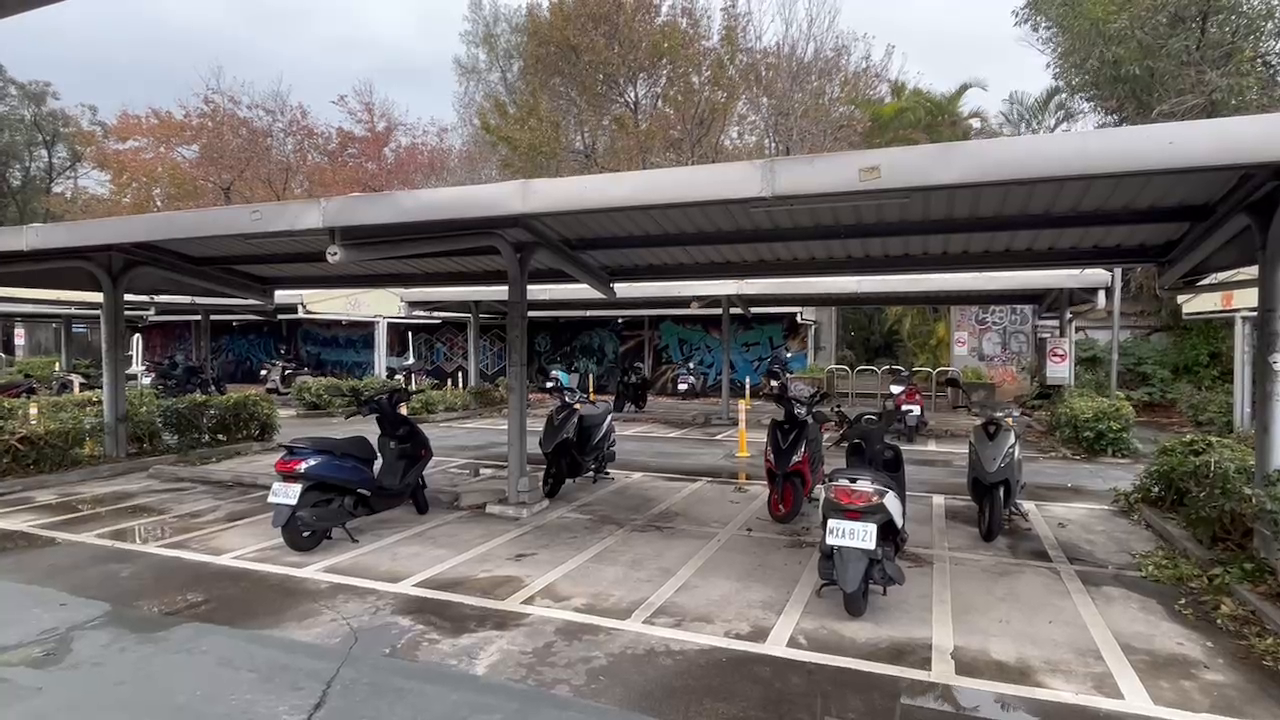
#> input picture frame 14 of 727509327.063853.mp4, 1280 x 720 px
$ python light.py
#> lines starting #> are read from the running program, lines starting #| are printed output that depends on the picture; after the words box and inside, x2 and y2 are one past the last pixel; in counts of white or black regions, pixels touching at a corner belong together
import cv2
import numpy as np

# 讀取影片
cap = cv2.VideoCapture("C:/Users/user/Desktop/parking/727509327.063853.mp4")

# 創建Lucas-Kanade光流法的參數
lk_params = dict(winSize=(15, 15),
                 maxLevel=2,
                 criteria=(cv2.TERM_CRITERIA_EPS | cv2.TERM_CRITERIA_COUNT, 10, 0.03))

# 讀取第一幀
ret, old_frame = cap.read()
#> old_frame is the input picture: shape (720, 1280, 3); mean B, G, R 110.4, 112.7, 117.9
old_gray = cv2.cvtColor(old_frame, cv2.COLOR_BGR2GRAY)
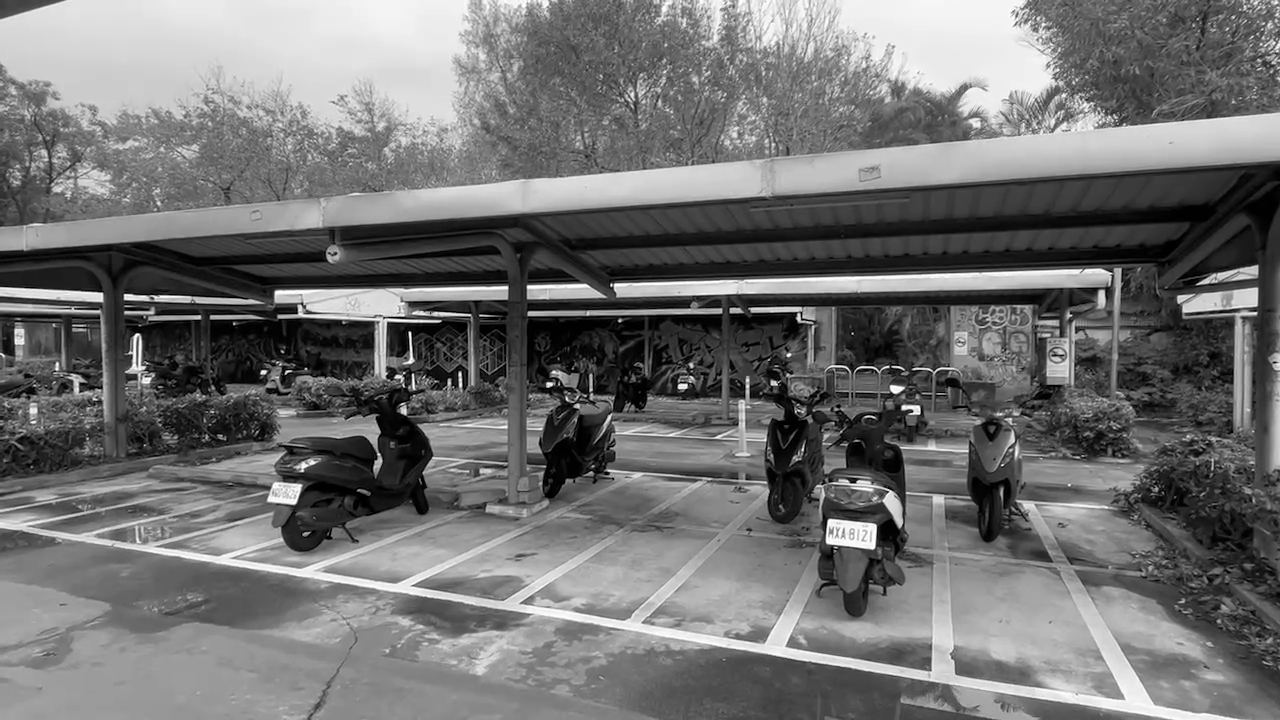
#> old_gray: shape (720, 1280); min 0, max 255, mean 114
p0 = cv2.goodFeaturesToTrack(old_gray, mask=None, maxCorners=100, qualityLevel=0.3, minDistance=7, blockSize=7)
#> p0 = 100 rows, first 8: [138, 335], [613, 285], [797, 313], [803, 318], [679, 386], [263, 372], [124, 297], [401, 377]

# 將特徵點數據類型轉換為np.float32
p0 = np.float32(p0)

# 創建一個mask用於畫出光流
mask = np.zeros_like(old_frame)

while cap.isOpened():
    ret, frame = cap.read()
    if not ret:
        break

    # 對影片進行處理灰度轉換
    frame_gray = cv2.cvtColor(frame, cv2.COLOR_BGR2GRAY)

    # 計算光流
    p1, st, err = cv2.calcOpticalFlowPyrLK(old_gray, frame_gray, p0, None, **lk_params)
#> p1 = 100 rows, first 8: [138.5, 335.2], [613.2, 285.3], [797.2, 313.3], [803.2, 318.2], [679.4, 386.2], [263.3, 372.3], [124.4, 297.3], [401.3, 377.3]; st = 100 values from 1 to 1; err = 100 values, max 10.19 at index 91, min 2.55 at index 42, mean 5.65

    # 選取好的光流點
    good_new_int = np.int32(p1)
#> good_new_int = contour of 100 points, box (x1, y1, x2, y2) (56, 101, 1275, 669), area 119680
    good_old_int = np.int32(p0)
#> good_old_int has the same summary as good_new_int

    # 畫出光流軌跡
    for i, (new, old) in enumerate(zip(good_new_int, good_old_int)):
        a, b = new.ravel()
        c, d = old.ravel()
        mask = cv2.line(mask, (a, b), (c, d), (0, 255, 0), 2)
        frame = cv2.circle(frame, (a, b), 5, (0, 0, 255), -1)
#> this loop made 100 passes
#> (a, b, c, d) on passes 1 to 12: (138, 335, 138, 335), (613, 285, 613, 285), (797, 313, 797, 313), (803, 318, 803, 318), (679, 386, 679, 386), (263, 372, 263, 372), (124, 297, 124, 297), (401, 377, 401, 377), (688, 385, 688, 385), (933, 371, 933, 371), (903, 407, 903, 407), (389, 324, 389, 324)
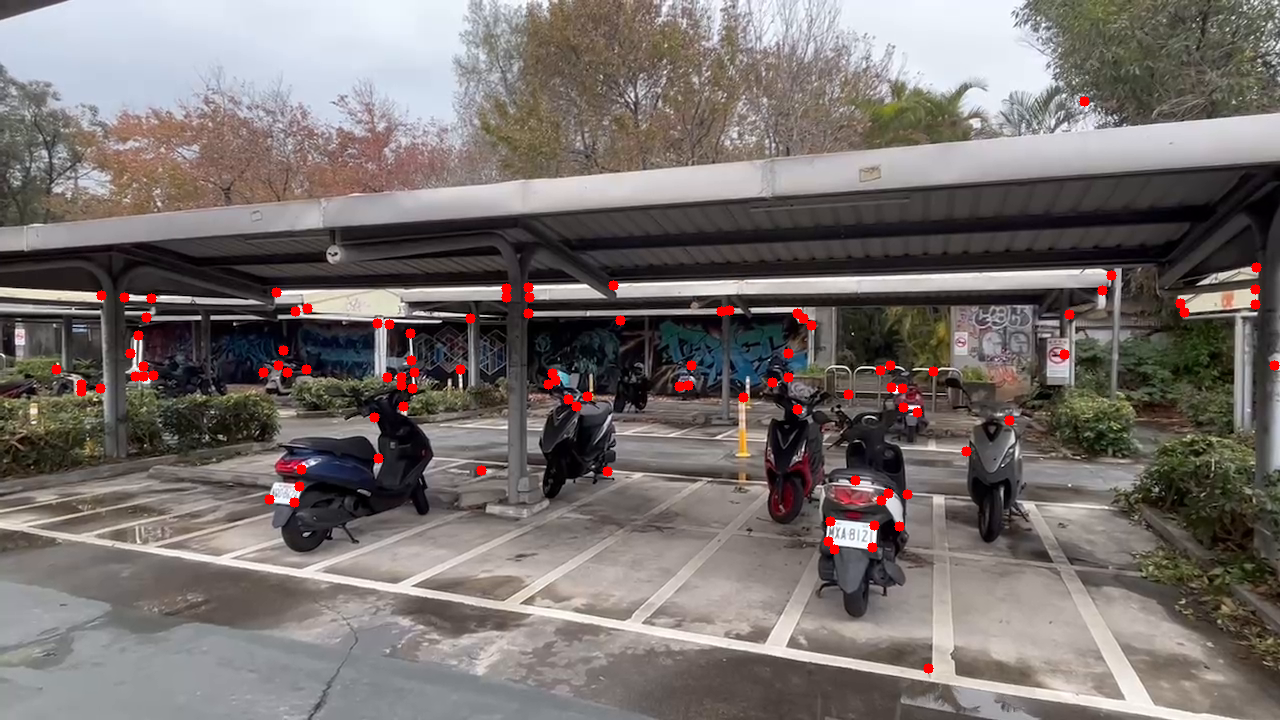
#> frame: shape (720, 1280, 3); mean B, G, R 109.8, 112, 119.4
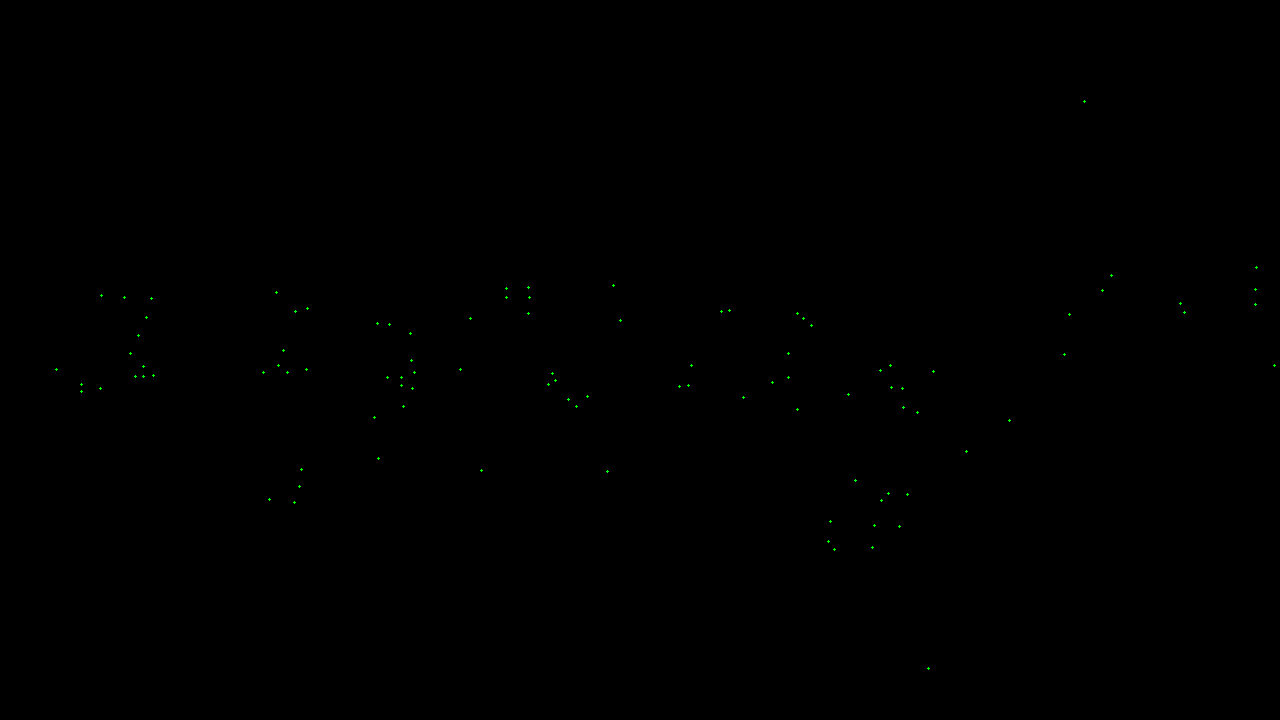
#> mask: shape (720, 1280, 3); mean of channels 0, 1, 2 0, 0.1, 0; drawn as B, G, R

    # 合併原始影片和光流軌跡
    result = cv2.add(frame, mask)

    # 顯示處理後的影片
    cv2.imshow('Optical Flow', result)

    # 更新當前幀和特徵點
    old_gray = frame_gray.copy()
    p0 = p1.reshape(-1, 1, 2)
#> p0 has the same summary as p1

    # q退出
    key = cv2.waitKey(1)
#> (key q is pressed here)
    if key & 0xFF == ord('q'):
        break


cap.release()
cv2.destroyAllWindows()
